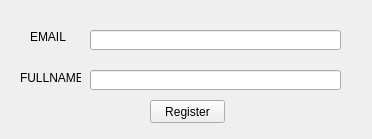
<?xml version="1.0" encoding="UTF-8"?>
<ui version="4.0">
 <class>Register</class>
 <widget class="QWidget" name="Register">
  <property name="geometry">
   <rect>
    <x>0</x>
    <y>0</y>
    <width>372</width>
    <height>139</height>
   </rect>
  </property>
  <property name="windowTitle">
   <string>Form</string>
  </property>
  <widget class="QLineEdit" name="Email">
   <property name="geometry">
    <rect>
     <x>90</x>
     <y>30</y>
     <width>251</width>
     <height>20</height>
    </rect>
   </property>
  </widget>
  <widget class="QLineEdit" name="FullName">
   <property name="geometry">
    <rect>
     <x>90</x>
     <y>70</y>
     <width>251</width>
     <height>20</height>
    </rect>
   </property>
  </widget>
  <widget class="QPushButton" name="Register_2">
   <property name="geometry">
    <rect>
     <x>150</x>
     <y>100</y>
     <width>75</width>
     <height>23</height>
    </rect>
   </property>
   <property name="text">
    <string>Register</string>
   </property>
  </widget>
  <widget class="QLabel" name="label">
   <property name="geometry">
    <rect>
     <x>30</x>
     <y>30</y>
     <width>47</width>
     <height>13</height>
    </rect>
   </property>
   <property name="text">
    <string>EMAIL</string>
   </property>
  </widget>
  <widget class="QLabel" name="label_2">
   <property name="geometry">
    <rect>
     <x>20</x>
     <y>70</y>
     <width>61</width>
     <height>16</height>
    </rect>
   </property>
   <property name="text">
    <string>FULLNAME</string>
   </property>
  </widget>
 </widget>
 <resources/>
 <connections/>
</ui>
